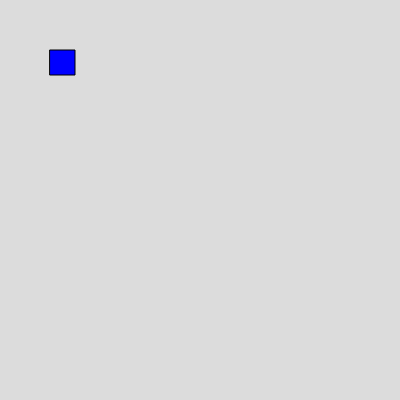
Frame 1 (no input)
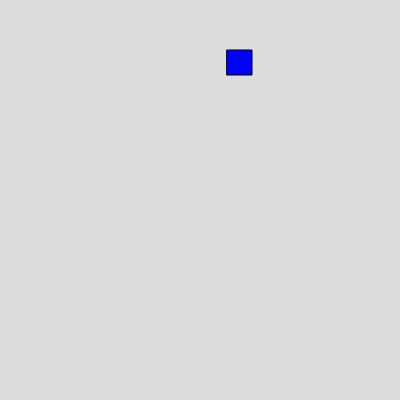
Frame 60 (no input)
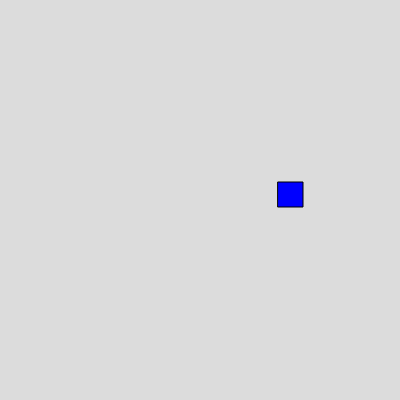
Frame 120 (the mouse pressed at the canvas centre since frame 60)

The p5.js sketch that drew these frames (run headless with seeded random() and noise() and a simulated clock; from frame 60 on, the mouse is pressed at the canvas centre):

// p5.js sketch
// ── sketch.js
function setup() {
  createCanvas(400, 400);
  frameRate(30);
  firkant = new Firkant(50, 50, 25, 25);
}

function draw() {
  background(220);

  firkant.draw();
  flyt_firkant();
}

function flyt_firkant () {
  if (firkant.x <= (width * 3/4) - firkant.w) {
      firkant.x += 3;
  }
  if (firkant.y < (height * 3/4) - firkant.h && firkant.x > (width * 3/4) - firkant.w) {
    firkant.y += 3;
  }
}

// ── objects.js
class Firkant {
    constructor(x, y, w, h) {
        this.x = x;
        this.y = y;
        this.w = w;
        this.h = h;
    }

    draw() {
        fill(0, 0, 255);
        rect(this.x, this.y, this.w, this.h);
    }
}
class Cirkel {
    constructor(x, y, r) {
        this.x = x;
        this.y = y;
        this.r = r;
        this.d = this.r * 2;
    }

    draw() {
        fill(255, 255, 0);
        ellipse(this.x, this.y, this.d);
    }
}
// ── style.css
html, body {
  margin: 0;
  padding: 0;
  background-color: gray;
}

canvas {
  display: block;
}
